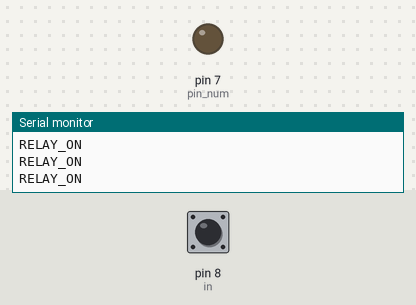
Simulated run of this sketch. Board: Arduino Uno, built with avr-gcc and run on an emulated ATmega328P. On the bench: output pins drawn as LEDs (lit = HIGH), the last lines printed to the serial monitor. The test bench sets the inputs (shaded band); at power-on: pin 8 (in) HIGH.

Above: at 1.2 s.
1.3 s: pin 8 (in) pulled LOW for 0.15 s
At 1.4 s:
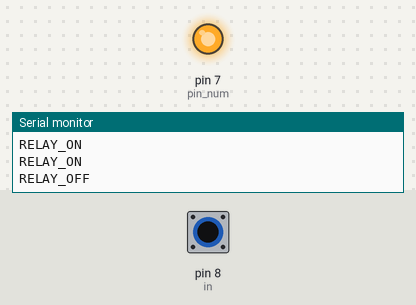
3.0 s: pin 8 (in) pulled LOW for 3.2 s
At 6.8 s:
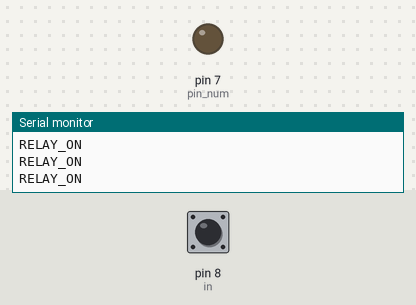
Timing chart, 0 to 8.3 s (numbered marks = the images above; inputs shaded):
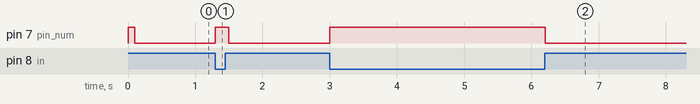

The sketch:

arduino_uno_relay_control_by_input.ino
```cpp
int pin_num = 7;
int in = 8;
#define RELAY_ON LOW
#define RELAY_OFF HIGH

void setup() {
  pinMode(pin_num, OUTPUT);
  digitalWrite(pin_num, HIGH);
  pinMode(in, INPUT);
  digitalWrite(in, HIGH);
  Serial.begin(9600);
}

void loop() {
  delay(100);
  byte val = digitalRead(in);

  if(val==HIGH){
    Serial.println("RELAY_ON");
    digitalWrite(pin_num, RELAY_ON);
  }else{
    Serial.println("RELAY_OFF");
    digitalWrite(pin_num, RELAY_OFF);
  }

}
```

Measured:
- after the input at 1.3 s, pin 7 (pin_num): LOW → HIGH at once, → LOW 0.20 s later
- after the input at 3.0 s, pin 7 (pin_num): LOW → HIGH at once, → LOW 3.2 s later
